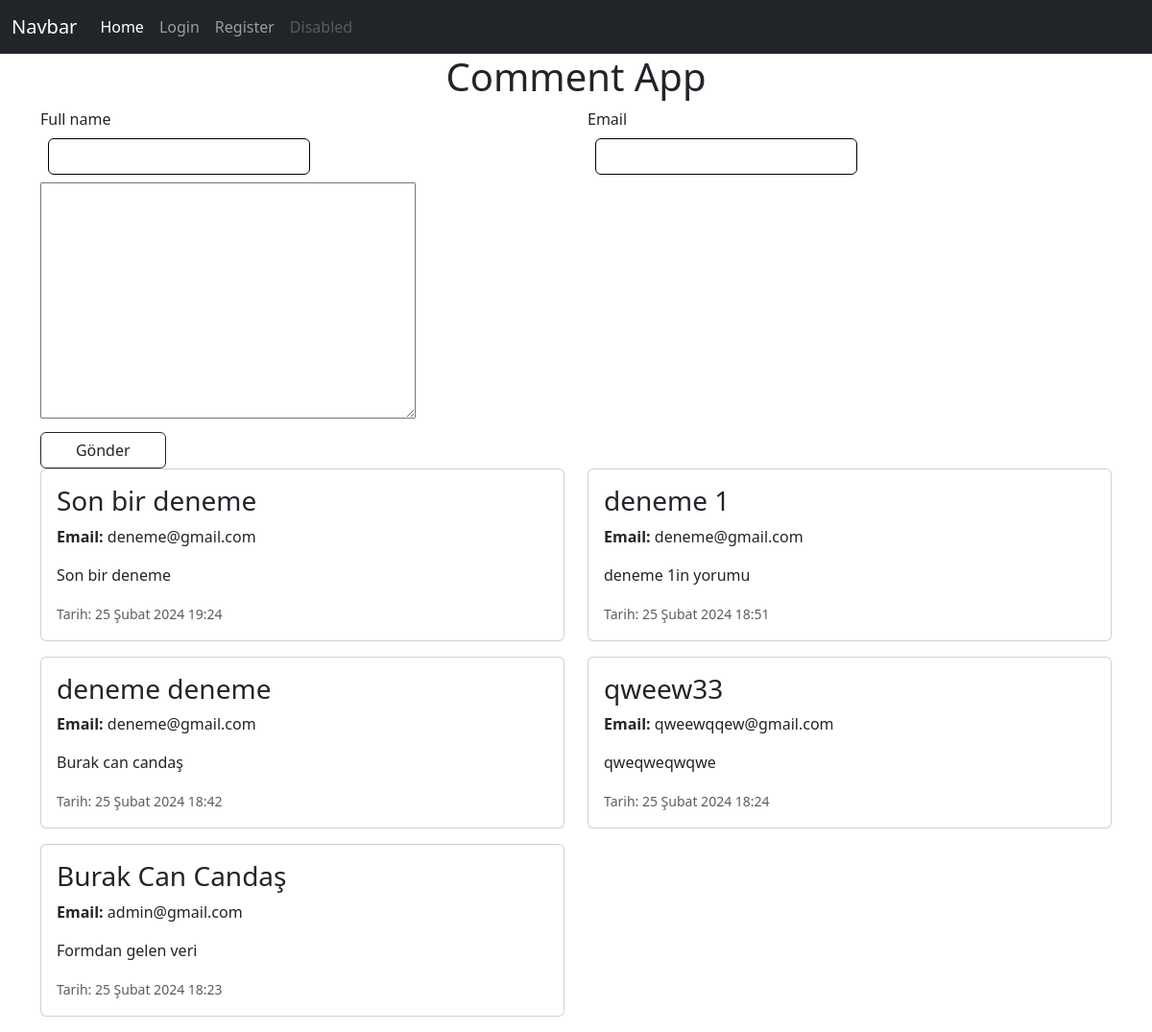
The page / on the database its author committed.
### commentapp/models.py (models this page shows, shortened)
class Comment(models.Model):
    full_name = models.CharField(max_length = 30)
    email = models.EmailField()
    text = RichTextField()
    date = models.DateTimeField(auto_now_add = True,blank = True,null = True)
    user = models.ForeignKey(User, on_delete = models.CASCADE)

### commentapp/views.py (the view, shortened to what this page needs)
# urls.py: path('',index,name='index'),
def index(request):
    comment = Comment.objects.all()
    tersComment = reversed(comment)
    form = CommentForm()
    context = {
        'yorum':tersComment,
        'form':form
    }
    return render(request,'index.html',context)

### commentapp/forms.py
class CommentForm(forms.ModelForm):
    class Meta:
        model = Comment
        fields = ['full_name', 'email', 'text']
        widgets = {
            'full_name': forms.TextInput(attrs={'class': 'form-control w-50 border border-1 border-black m-2'}),
            'email': forms.EmailInput(attrs={'class': 'form-control w-50 border border-1 border-black m-2'}),
        }

### commentapp/templates/index.html (shortened to what this page needs)
{% extends "base.html" %}
{% block content %}
<h1 class="text-center"> Comment App </h1>
<div class="container">
    <form method="POST" novalidate>
        <div class="row">
            <div class="col-6">
                <label > {{form.full_name.label}} </label>
                {{form.full_name}}
            </div>
            <div class="col-6">
                <label > {{form.email.label}} </label>
                {{form.email}}
            </div>
            <div class="col-12">
                {{form.text}}
            </div>
            <div class="col-3 mt-2">
                <input class="btn btn-outline-dark w-50" type="submit" value="Gönder">
            </div>
        </div>
    </form>
</div>
<div class="container">
    <div class="row">
        {% for y in yorum %}
        <div class="col-md-6">
            <div class="card mb-3">
                <div class="card-body">
                    <h3 class="card-title">{{ y.full_name }}</h3>
                    <p class="card-text"><strong>Email:</strong> {{ y.email }}</p>
                    <p class="card-text">{{ y.text|safe }}</p>
                   <div class="d-flex justify-content-between">
                    <p class="card-text"><small class="text-muted">Tarih: {{ y.date }}</small></p>
                   </div>
                </div>
            </div>
        </div>
        {% endfor %}
    </div>
</div>
{% endblock content %}

### templates/base.html (shortened to what this page needs)
<!DOCTYPE html>
<html lang="en">
<head>
    <link href="https://cdn.jsdelivr.net/npm/bootstrap@5.3.3/dist/css/bootstrap.min.css" rel="stylesheet">
</head>
<body>
    {% include "partials/_navbar.html" %}
    {% block content %}
    {% endblock content %}
</body>
</html>

### templates/partials/_navbar.html (shortened to what this page needs)
<nav class="navbar navbar-expand-lg  bg-dark navbar-dark">
    <div class="container-fluid">
      <a class="navbar-brand" href="/">Navbar</a>
      <div class="collapse navbar-collapse" id="navbarNav">
        <ul class="navbar-nav">
          <li class="nav-item">
            <a class="nav-link active" aria-current="page" href="/">Home</a>
          </li>
          {% if request.user.is_authenticated %}
          <li class="nav-item">
            <a class="nav-link" href="{% url "register" %}">Register</a>
          </li>
          <li class="nav-item">
            <a class="nav-link" href="{% url "logout" %}">Logout</a>
          </li>
          {% else %}
          <li class="nav-item">
            <a class="nav-link" href="{% url "login" %}">Login</a>
          </li>
          <li class="nav-item">
            <a class="nav-link" href="{% url "register" %}">Register</a>
          </li>
          {% endif %}
          <li class="nav-item">
            <a class="nav-link disabled" aria-disabled="true">Disabled</a>
          </li>
        </ul>
      </div>
    </div>
  </nav>

### rows shown on the page
Comment: full_name "Son bir deneme", email "deneme@gmail.com", text "Son bir deneme", date "25 Şubat 2024 19:24"
Comment: full_name "deneme 1", email "deneme@gmail.com", text "deneme 1in yorumu", date "25 Şubat 2024 18:51"
Comment: full_name "deneme deneme", email "deneme@gmail.com", text "Burak can candaş", date "25 Şubat 2024 18:42"
Comment: full_name "qweew33", email "qweewqqew@gmail.com", text "qweqweqwqwe", date "25 Şubat 2024 18:24"
Comment: full_name "Burak Can Candaş", email "admin@gmail.com", text "Formdan gelen veri", date "25 Şubat 2024 18:23"
